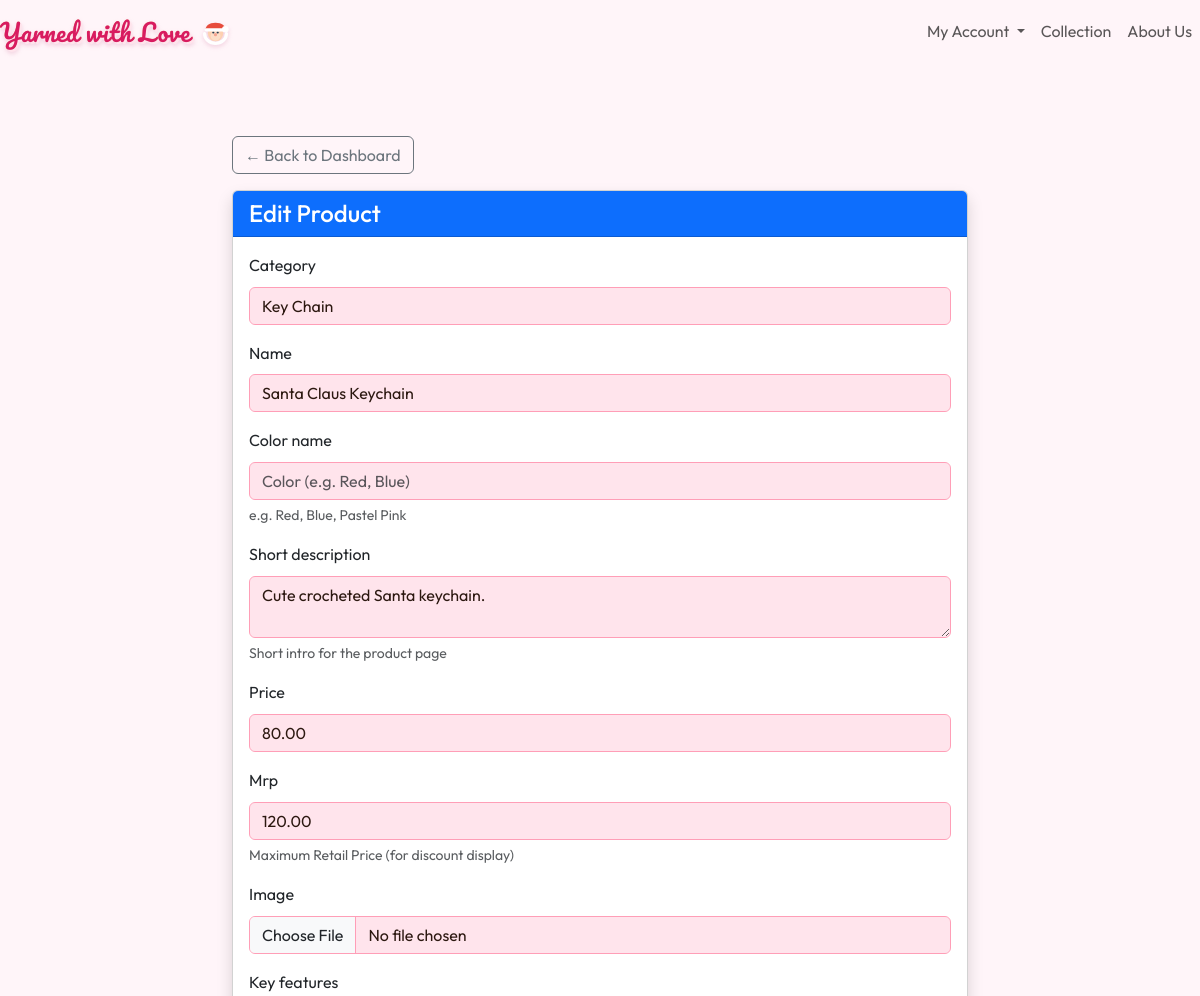
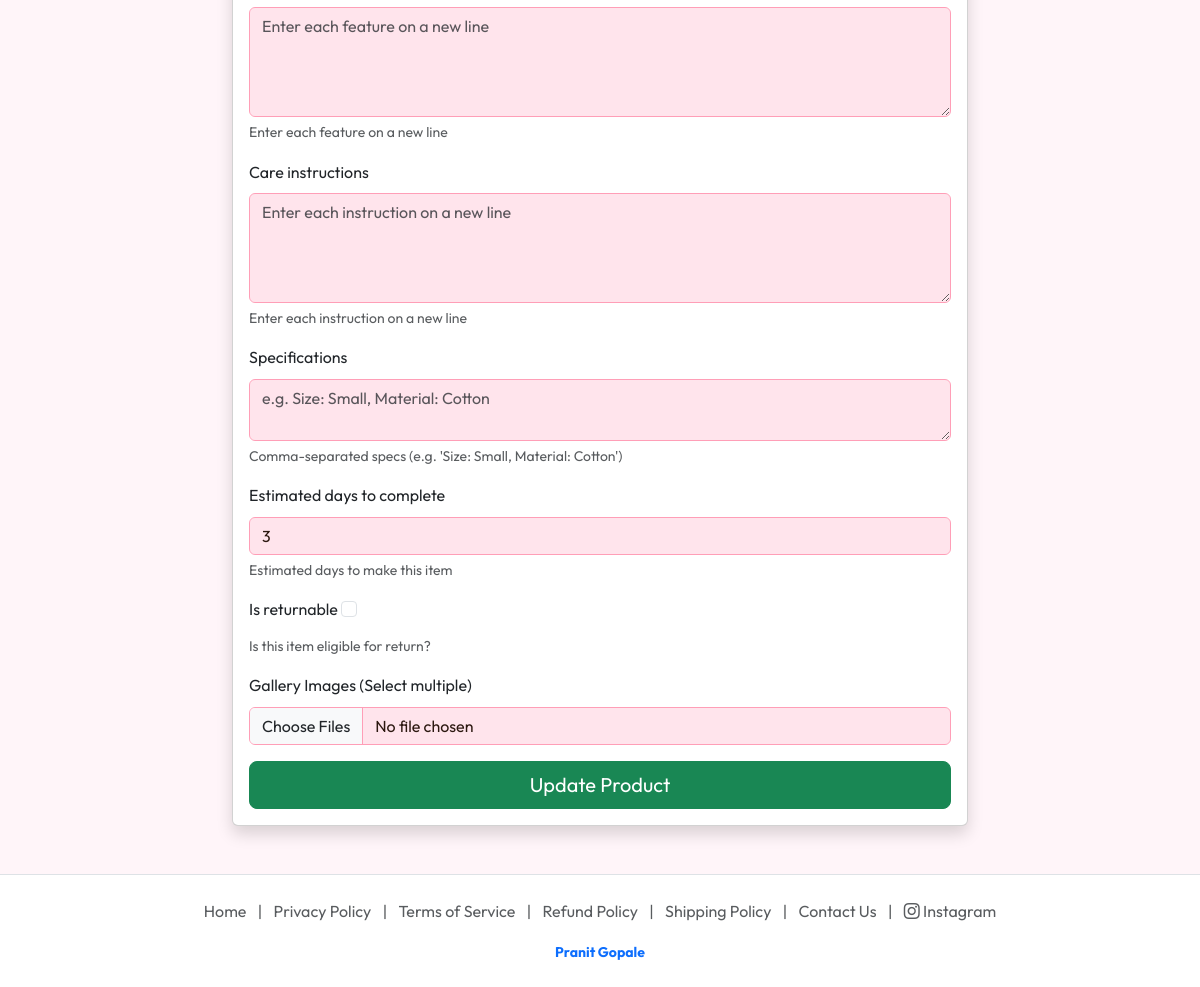
The page /artisan/product/edit/31/ (signed in) on the database its author committed (2 pictures, top to bottom).
### store/models.py (models this page shows, shortened)
class Product(models.Model):
    artisan = models.ForeignKey(settings.AUTH_USER_MODEL, on_delete=models.CASCADE, related_name='products')
    category = models.ForeignKey(Category, on_delete=models.SET_NULL, null=True, blank=True)
    name = models.CharField(max_length=200)
    description = models.TextField()
    price = models.DecimalField(max_digits=10, decimal_places=2, validators=[MinValueValidator(0.01)])
    mrp = models.DecimalField(max_digits=10, decimal_places=2, null=True, blank=True, help_text="Maximum Retail Price (for discount display)")
    image = models.ImageField(upload_to='products/', blank=True, null=True)
    color_name = models.CharField(max_length=50, blank=True, null=True, help_text="e.g. Red, Blue, Pastel Pink")
    variant_group = models.UUIDField(default=uuid.uuid4, editable=False, help_text="Products sharing this ID are variants of the same item")
    short_description = models.TextField(blank=True, help_text="Short intro for the product page")
    key_features = models.TextField(blank=True, help_text="Enter each feature on a new line")
    care_instructions = models.TextField(blank=True, help_text="Enter each instruction on a new line")
    specifications = models.TextField(blank=True, help_text="Comma-separated specs (e.g. 'Size: Small, Material: Cotton')")
    is_returnable = models.BooleanField(default=False, help_text="Is this item eligible for return?")
    estimated_days_to_complete = models.PositiveIntegerField(default=7, validators=[MinValueValidator(1)], help_text="Estimated days to make this item")
    is_active = models.BooleanField(default=True, help_text="Uncheck to hide this product")
    is_featured_deal = models.BooleanField(default=False, help_text="Show as the main featured deal on homepage")
    featured_banner_image = models.ImageField(upload_to='deal_banners/', blank=True, null=True, help_text="Wide banner image for the deal section")
    created_at = models.DateTimeField(auto_now_add=True)
    updated_at = models.DateTimeField(auto_now=True)
    class Meta:
        ordering = ['-created_at']
        indexes = [
            models.Index(fields=['artisan', '-created_at']),
            models.Index(fields=['category', '-created_at']),
            models.Index(fields=['is_active']),
            models.Index(fields=['variant_group']),
        ]

### store/views.py (the view)
# urls.py: path('artisan/product/edit/<int:pk>/', views.edit_product, name='edit_product'),
@login_required
@user_passes_test(lambda u: u.is_artisan)
def edit_product(request, pk):
    product = get_object_or_404(Product, pk=pk)
    if request.method == 'POST':
        form = ProductForm(request.POST, request.FILES, instance=product)
        if form.is_valid():
            form.save()
            messages.success(request, "Product updated successfully!")
            return redirect('artisan_products_list')
    else:
        form = ProductForm(instance=product)
    return render(request, 'store/add_product.html', {
        'form': form,
        'title': 'Edit Product',
        'is_edit': True
    })

### store/models.py (called while the page is built)
    def __str__(self):
        return self.name

### users/context_processors.py (called while the page is built)
def artisan_global_data(request):
    if request.user.is_authenticated and request.user.is_artisan:
        return {
            'my_products': Product.objects.filter(artisan=request.user)
        }
    return {}

### templates/store/add_product.html (shortened to what this page needs)
{% extends 'base.html' %}
{% block content %}
<div class="container py-5">
    <div class="row justify-content-center mt-4">
        <div class="col-md-8">
            <a href="{% url 'artisan_dashboard' %}" class="btn btn-outline-secondary mb-3">&larr; Back to Dashboard</a>
            <div class="card shadow">
                <div class="card-header bg-primary text-white">
                    <h4 class="mb-0">{{ title|default:"Add New Creation" }}</h4>
                </div>
                <div class="card-body">
                    <form method="post" enctype="multipart/form-data">
                        {% for field in form %}
                        <div class="mb-3">
                            <label class="form-label">{{ field.label }}</label>
                            {{ field }}
                            {% if field.help_text %}
                            <div class="form-text">{{ field.help_text }}</div>
                            {% endif %}
                        </div>
                        {% endfor %}
                        <div class="d-grid">
                            <button type="submit" class="btn btn-success btn-lg">
                                {% if is_edit %}Update Product{% else %}Publish Product{% endif %}
                            </button>
                        </div>
                    </form>
                </div>
            </div>
        </div>
    </div>
</div>
{% endblock %}

### static/css/style.css (style rules this page uses)
:root { --primary-color: #d47fa6; --secondary-color: #ff9eb7; --accent-color: #eebbce; --bg-light: #fff5f9; --text-dark: #2c1810; --white: #ffffff; --shadow: 0 10px 30px rgba(212, 127, 166, 0.15); }
body { font-family: 'Outfit', sans-serif; color: var(--text-dark); background-color: var(--bg-light); margin: 0; line-height: 1.6; }
a { text-decoration: none; color: inherit; transition: 0.3s; }
.form-control { background-color: #ffe4ec !important; border: 1px solid var(--secondary-color); color: var(--text-dark); }

### rows shown on the page
Product: form "Key Chain" "Santa Claus Keychain" "Cute crocheted Santa keychain." "80.00" "120.00" "3"

### other values the page prints
{{ title|default:"Add New Creation" }} "Edit Product"
{{ field.label }} "Category" "Name" "Color name" "Short description" "Price" "Mrp" "Image" "Key features" "Care instructions" "Specifications" "Estimated days to complete" "Is returnable" "Gallery Images (Select multiple)"
{{ field.help_text }} "e.g. Red, Blue, Pastel Pink" "Short intro for the product page" "Maximum Retail Price (for discount display)" "Enter each feature on a new line" "Enter each instruction on a new line" "Comma-separated specs (e.g. 'Size: Small, Material: Cotton')" "Estimated days to make this item" "Is this item eligible for return?"
